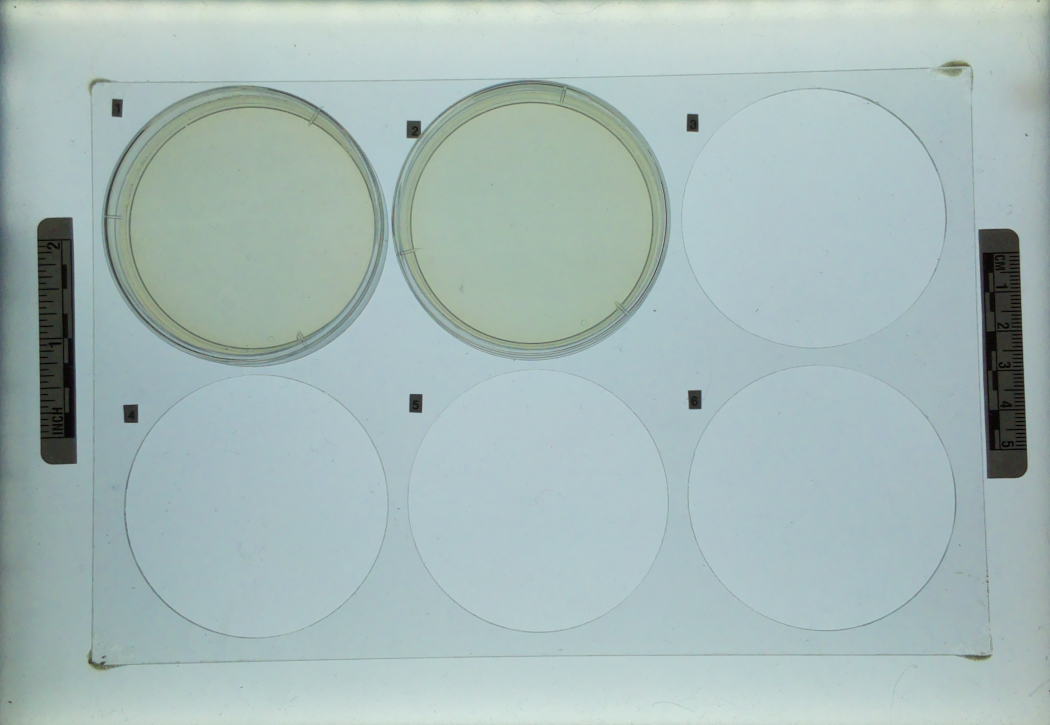
#> input picture core/test.png, 2100 x 1450 px, found by its file name (shown at 1/2 size)
$ python find_contour.py
#> lines starting #> are read from the running program, lines starting #| are printed output that depends on the picture; after the words box and inside, x2 and y2 are one past the last pixel; in counts of white or black regions, pixels touching at a corner belong together; pictures that were not available may be replaced by others from this repository, and a replacement may not be noted
import cv2
import numpy as np

def find_contours(image, lower_color, upper_color):
    # Convert the image to HSV color space to better detect the target color
    hsv = cv2.cvtColor(image, cv2.COLOR_BGR2HSV)

    # Create a mask for the specified color range
    mask = cv2.inRange(hsv, lower_color, upper_color)

    # Apply minimal Gaussian Blur (using a small kernel size for minimal smoothing)
    mask = cv2.GaussianBlur(mask, (3, 3), 0)

    # Find contours in the masked grayscale image
    contours, _ = cv2.findContours(mask, cv2.RETR_EXTERNAL, cv2.CHAIN_APPROX_SIMPLE)

    return contours

def draw_translucent_contours(base_image, contours, color, alpha=0.5):
    # Create a blank overlay with the same size as the base image
    overlay = base_image.copy()

    # Draw filled contours on the overlay
    for contour in contours:
        cv2.drawContours(overlay, [contour], -1, color, thickness=cv2.FILLED)

    # Blend the overlay with the base image using the alpha (transparency) factor
    cv2.addWeighted(overlay, alpha, base_image, 1 - alpha, 0, base_image)

# Load two images (assuming 'test.png' and 'test1.png' are the original images)
image1 = cv2.imread('test.png')
#> image1 is the input picture: shape (1450, 2100, 3); mean B, G, R 183.9, 185.5, 166
image2 = cv2.imread('test1.png')
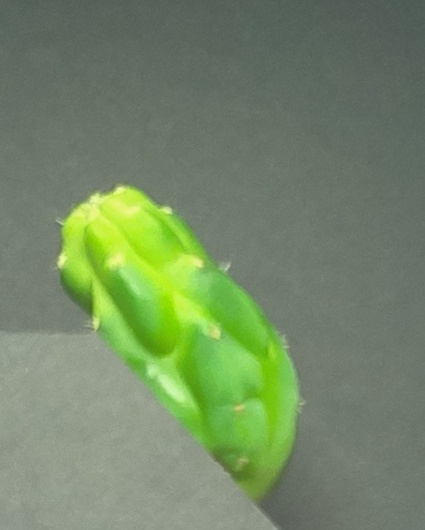
#> input picture test1.jpg, 425 x 530 px, given in place of test1.png, which was not available
#> image2 is the input picture: shape (530, 425, 3); mean B, G, R 102.8, 136.2, 116.2

# Resize both images to the same dimensions (425px x 530px in this case)
image1 = cv2.resize(image1, (425, 530))
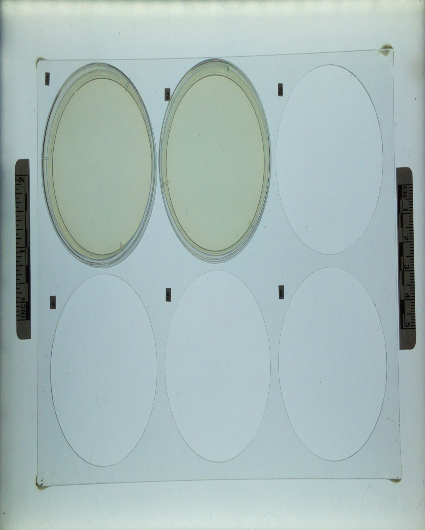
#> image1: shape (530, 425, 3); mean B, G, R 183.8, 185.4, 165.9
image2 = cv2.resize(image2, (425, 530))

# Define the range of green color in HSV for contour detection
lower_green = np.array([35, 100, 100])
upper_green = np.array([85, 255, 255])

# Find contours in both images
contours1 = find_contours(image1, lower_green, upper_green)
#> in find_contours, `hsv = cv2.cvtColor(image, cv2.COLOR_BGR2HSV)`: hsv: shape (530, 425, 3); mean H, S, V 85.4, 30.8, 187.8
#> in find_contours, `mask = cv2.inRange(hsv, lower_color, upper_color)`: mask: shape (530, 425); every value is 0
#> in find_contours, `contours, _ = cv2.findContours(mask, cv2.RETR_EXTERNAL, cv2.CHAIN_APPR..`: contours = []
#> contours1 = []
contours2 = find_contours(image2, lower_green, upper_green)
#> in find_contours (call 2), `hsv = cv2.cvtColor(image, cv2.COLOR_BGR2HSV)`: hsv: shape (530, 425, 3); mean H, S, V 55, 52.3, 136.2
#> in find_contours (call 2), `mask = cv2.inRange(hsv, lower_color, upper_color)`:
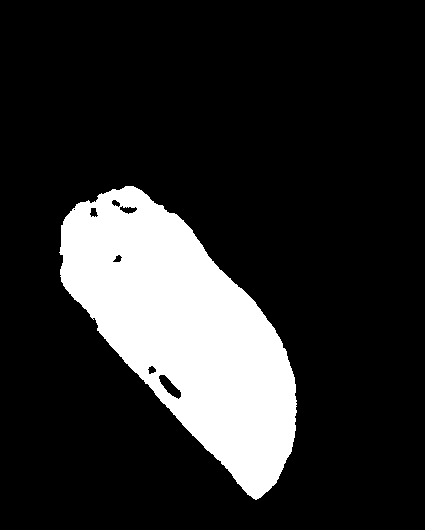
#> mask: shape (530, 425); 17.1% white; 1 white region
#> in find_contours (call 2), `contours, _ = cv2.findContours(mask, cv2.RETR_EXTERNAL, cv2.CHAIN_APPR..`: contours = 1 contour; box (x1, y1, x2, y2) and area: (58, 185, 298, 501) 39822
#> contours2 has the same summary as contours in find_contours

# Create a blank image (black background) to draw the contours
overlap_image = np.zeros_like(image1)

# Draw translucent blue contours for image1
draw_translucent_contours(overlap_image, contours1, (255, 0, 0), alpha=0.5)  # Blue with 50% opacity
#> in draw_translucent_contours, `overlay = base_image.copy()`: overlay: shape (530, 425, 3); every value is 0

# Draw translucent yellow contours for image2
draw_translucent_contours(overlap_image, contours2, (0, 255, 255), alpha=0.5)  # Yellow with 50% opacity
#> call 2 of draw_translucent_contours, with color = (0, 255, 255), alpha = 0.5
#> the loop in draw_translucent_contours (call 2), `for contour in contours:` made 1 pass
#> after the loop in draw_translucent_contours (call 2), `for contour in contours:`:
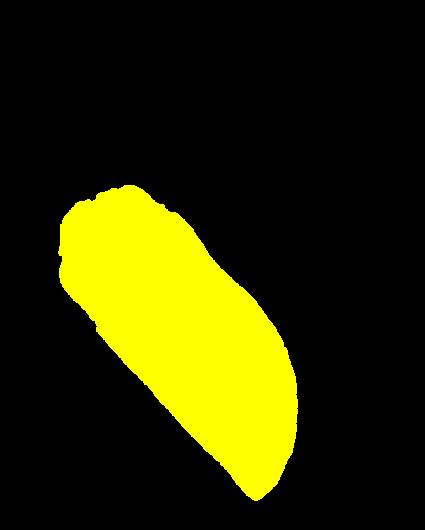
#> overlay: shape (530, 425, 3); mean of channels 0, 1, 2 0, 45.5, 45.5; drawn as B, G, R
#> in draw_translucent_contours (call 2), `cv2.addWeighted(overlay, alpha, base_image, 1 - alpha, 0, base_image)`:
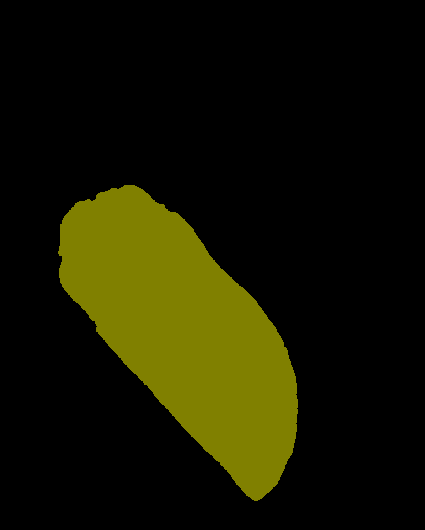
#> base_image: shape (530, 425, 3); mean of channels 0, 1, 2 0, 22.8, 22.8; drawn as B, G, R

# Draw green outlines for contours in both images
for contour in contours1 + contours2:
    cv2.drawContours(overlap_image, [contour], -1, (0, 255, 0), 2)  # Green outline for both contours
#> this loop made 1 pass
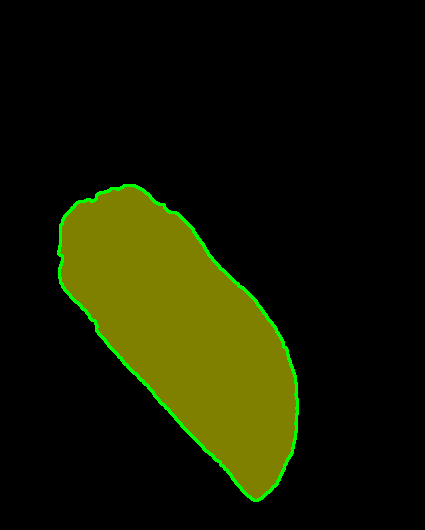
#> overlap_image: shape (530, 425, 3); 1.32% of pixels changed, all inside (x1, y1, x2, y2) = (57, 184, 299, 502); drawn as B, G, R

# Display the result (blue and yellow translucent contours with green outlines)
cv2.imshow('Overlapped Translucent Contours', overlap_image)

# Wait for a key press and close the image windows
cv2.waitKey(0)
cv2.destroyAllWindows()
